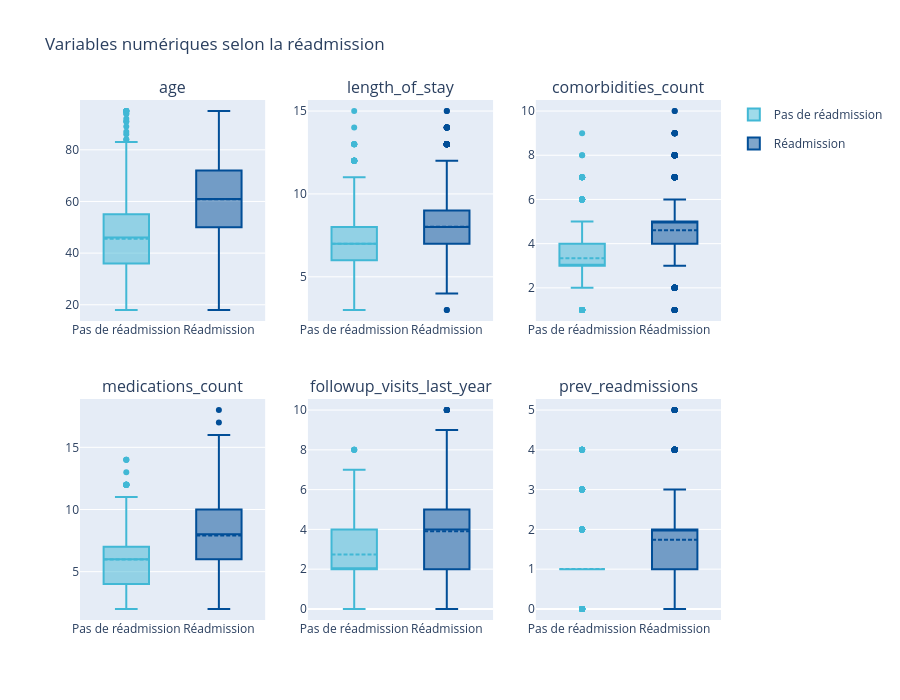

Notebook code for this chart:
### Markdown cell above
### 3.4 Variables numériques selon la cible

### Code cell
# Distribution de chaque variable numérique selon la classe : médiane, quartiles et valeurs extrêmes.
fig = make_subplots(rows=2, cols=3, subplot_titles=eda_numeric, vertical_spacing=0.15)

for i, col in enumerate(eda_numeric):
    row, column = i // 3 + 1, i % 3 + 1
    for value, name in label_names.items():
        fig.add_trace(
            go.Box(
                y=df.loc[df["label"] == value, col],
                name=name,
                marker_color=label_colors[name],
                boxmean=True,
                showlegend=(i == 0),
                legendgroup=name,
            ),
            row=row,
            col=column,
        )

fig.update_layout(title="Variables numériques selon la réadmission", height=700)
fig.show()

### Figure 1 — Plotly figure (JSON) as saved in the notebook; plotly's stock layout.template omitted (floating-point values rounded to 4 significant figures; data arrays with more than 128 entries replaced by an {"elided": "..."} marker saying what was removed)
{"data": [{"boxmean": true, "legendgroup": "Pas de réadmission", "marker": {"color": "#41B8D5"}, "name": "Pas de réadmission", "showlegend": true, "type": "box", "xaxis": "x", "y": {"elided": "1817 int values"}, "yaxis": "y"}, {"boxmean": true, "legendgroup": "Réadmission", "marker": {"color": "#014E97"}, "name": "Réadmission", "showlegend": true, "type": "box", "xaxis": "x", "y": {"elided": "6183 int values"}, "yaxis": "y"}, {"boxmean": true, "legendgroup": "Pas de réadmission", "marker": {"color": "#41B8D5"}, "name": "Pas de réadmission", "showlegend": false, "type": "box", "xaxis": "x2", "y": {"elided": "1817 int values"}, "yaxis": "y2"}, {"boxmean": true, "legendgroup": "Réadmission", "marker": {"color": "#014E97"}, "name": "Réadmission", "showlegend": false, "type": "box", "xaxis": "x2", "y": {"elided": "6183 int values"}, "yaxis": "y2"}, {"boxmean": true, "legendgroup": "Pas de réadmission", "marker": {"color": "#41B8D5"}, "name": "Pas de réadmission", "showlegend": false, "type": "box", "xaxis": "x3", "y": {"elided": "1817 int values"}, "yaxis": "y3"}, {"boxmean": true, "legendgroup": "Réadmission", "marker": {"color": "#014E97"}, "name": "Réadmission", "showlegend": false, "type": "box", "xaxis": "x3", "y": {"elided": "6183 int values"}, "yaxis": "y3"}, {"boxmean": true, "legendgroup": "Pas de réadmission", "marker": {"color": "#41B8D5"}, "name": "Pas de réadmission", "showlegend": false, "type": "box", "xaxis": "x4", "y": {"elided": "1817 int values"}, "yaxis": "y4"}, {"boxmean": true, "legendgroup": "Réadmission", "marker": {"color": "#014E97"}, "name": "Réadmission", "showlegend": false, "type": "box", "xaxis": "x4", "y": {"elided": "6183 int values"}, "yaxis": "y4"}, {"boxmean": true, "legendgroup": "Pas de réadmission", "marker": {"color": "#41B8D5"}, "name": "Pas de réadmission", "showlegend": false, "type": "box", "xaxis": "x5", "y": {"elided": "1817 int values"}, "yaxis": "y5"}, {"boxmean": true, "legendgroup": "Réadmission", "marker": {"color": "#014E97"}, "name": "Réadmission", "showlegend": false, "type": "box", "xaxis": "x5", "y": {"elided": "6183 int values"}, "yaxis": "y5"}, {"boxmean": true, "legendgroup": "Pas de réadmission", "marker": {"color": "#41B8D5"}, "name": "Pas de réadmission", "showlegend": false, "type": "box", "xaxis": "x6", "y": {"elided": "1817 int values"}, "yaxis": "y6"}, {"boxmean": true, "legendgroup": "Réadmission", "marker": {"color": "#014E97"}, "name": "Réadmission", "showlegend": false, "type": "box", "xaxis": "x6", "y": {"elided": "6183 int values"}, "yaxis": "y6"}], "layout": {"annotations": [{"font": {"size": 16}, "showarrow": false, "text": "age", "x": 0.1444, "xanchor": "center", "xref": "paper", "y": 1, "yanchor": "bottom", "yref": "paper"}, {"font": {"size": 16}, "showarrow": false, "text": "length_of_stay", "x": 0.5, "xanchor": "center", "xref": "paper", "y": 1, "yanchor": "bottom", "yref": "paper"}, {"font": {"size": 16}, "showarrow": false, "text": "comorbidities_count", "x": 0.8556, "xanchor": "center", "xref": "paper", "y": 1, "yanchor": "bottom", "yref": "paper"}, {"font": {"size": 16}, "showarrow": false, "text": "medications_count", "x": 0.1444, "xanchor": "center", "xref": "paper", "y": 0.425, "yanchor": "bottom", "yref": "paper"}, {"font": {"size": 16}, "showarrow": false, "text": "followup_visits_last_year", "x": 0.5, "xanchor": "center", "xref": "paper", "y": 0.425, "yanchor": "bottom", "yref": "paper"}, {"font": {"size": 16}, "showarrow": false, "text": "prev_readmissions", "x": 0.8556, "xanchor": "center", "xref": "paper", "y": 0.425, "yanchor": "bottom", "yref": "paper"}], "height": 700, "title": {"text": "Variables numériques selon la réadmission"}, "xaxis": {"anchor": "y", "domain": [0, 0.2889]}, "xaxis2": {"anchor": "y2", "domain": [0.3556, 0.6444]}, "xaxis3": {"anchor": "y3", "domain": [0.7111, 1]}, "xaxis4": {"anchor": "y4", "domain": [0, 0.2889]}, "xaxis5": {"anchor": "y5", "domain": [0.3556, 0.6444]}, "xaxis6": {"anchor": "y6", "domain": [0.7111, 1]}, "yaxis": {"anchor": "x", "domain": [0.575, 1]}, "yaxis2": {"anchor": "x2", "domain": [0.575, 1]}, "yaxis3": {"anchor": "x3", "domain": [0.575, 1]}, "yaxis4": {"anchor": "x4", "domain": [0, 0.425]}, "yaxis5": {"anchor": "x5", "domain": [0, 0.425]}, "yaxis6": {"anchor": "x6", "domain": [0, 0.425]}}}
